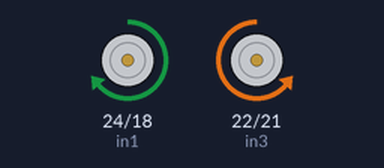
Simulated run of this program. Board: Raspberry Pi (BCM pin numbers). Parts: motor-driver pin pairs drawn as motors (green arrow = first pin HIGH = forward, orange = second pin HIGH = backward, longer = more drive, scaled by the enable pin). At 1.0 s the program stops and its outputs stay as they are.

Above: at 0.1 s.
At 1.1 s:
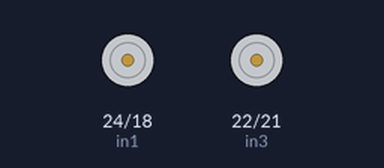
Timing chart, 0 to 2.5 s (numbered marks = the images above):
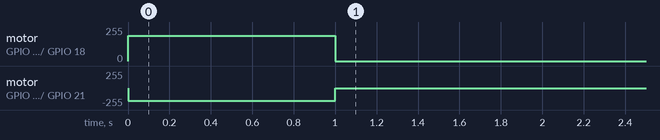

The program:

fwdtest.py
```python
import RPi.GPIO as GPIO
from time import sleep
GPIO.setmode(GPIO.BCM)
en1=17
in1=24
in2=18
en2=27
in3=22
in4=21

GPIO.setup(en1,GPIO.OUT)
GPIO.setup(in2,GPIO.OUT)
GPIO.setup(in1,GPIO.OUT)
GPIO.setup(in3,GPIO.OUT)
GPIO.setup(in4,GPIO.OUT)
GPIO.setup(en2,GPIO.OUT)

pwm1=GPIO.PWM(en1,100)
pwm2=GPIO.PWM(en2,100)
pwm1.start(0)
pwm2.start(0)

GPIO.output(in1, True)
GPIO.output(in2, False)
GPIO.output(in4,True)
GPIO.output(in3,False)

pwm1.ChangeDutyCycle(75)
pwm2.ChangeDutyCycle(75)
GPIO.output(en1,True)
GPIO.output(en2,True)
sleep(1)
GPIO.output(en1,False)
GPIO.output(en2,False)

GPIO.cleanup()
```

Measured:
- by itself, motor on GPIO 24 (in1) / GPIO 18 (in2): stopped → forward 191/255 at 0.00 s, → stopped 1.0 s later
- by itself, motor on GPIO 22 (in3) / GPIO 21 (in4): stopped → backward 191/255 at 0.00 s, → stopped 1.0 s later
